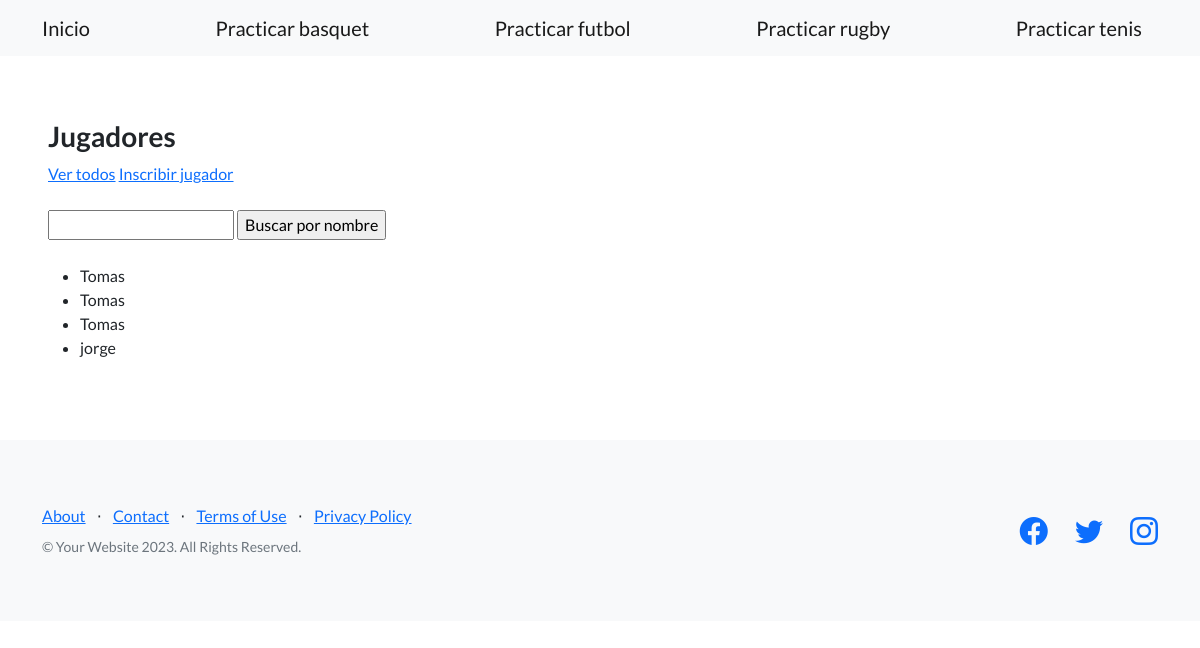
The page /inicio/Jugadores on the database as committed earlier.
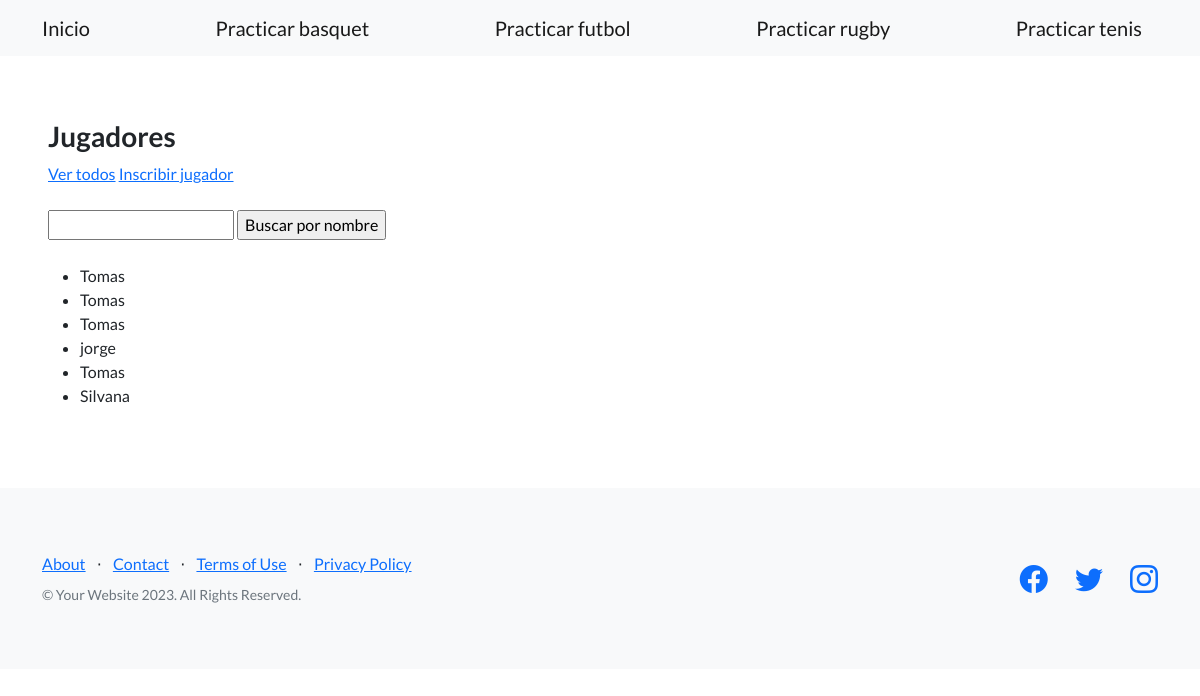
The same page on the database as committed later.
### Control/models.py (models this page shows)
class Basquet(models.Model):
    apellido = models.CharField(max_length=256)
    nombre = models.CharField(max_length=256)
    email = models.EmailField(blank=True)
    dni = models.CharField(max_length=32)
    telefono = models.CharField(max_length=20, blank=True)

### Control/views.py (the view)
# urls.py: path('Jugadores',views.listar_jugadores, name="Jugadores"),
def listar_jugadores(request):
    contexto = {
        "jugadores": Basquet.objects.all(),
    }
    http_response = render(
        request=request,
        template_name='control/lista_basquet.html',
        context=contexto,
    )
    return http_response

### Control/templates/control/lista_basquet.html (shortened to what this page needs)
{% extends "control/base.html" %}
{% block contenido %}
<h3>Jugadores</h3>
<a href="{% url 'Jugadores' %}">Ver todos</a>
<a href="{% url 'Basquet' %}">Inscribir jugador</a>
<br><br>
<form action="{% url 'Buscarjugadores' %}" method="post">
  <input type="text" name="busqueda">
  <input type="submit" value="Buscar por nombre">
</form>
<br>
<ul>
  {% for jugador in jugadores %}
  <li>
    {{ jugador.nombre}}
  </li>
  {% endfor %}
</ul>
{% endblock contenido %}

Rows that differ between the two databases and show on the page:
added Basquet: nombre "Tomas"
added Basquet: nombre "Silvana"
